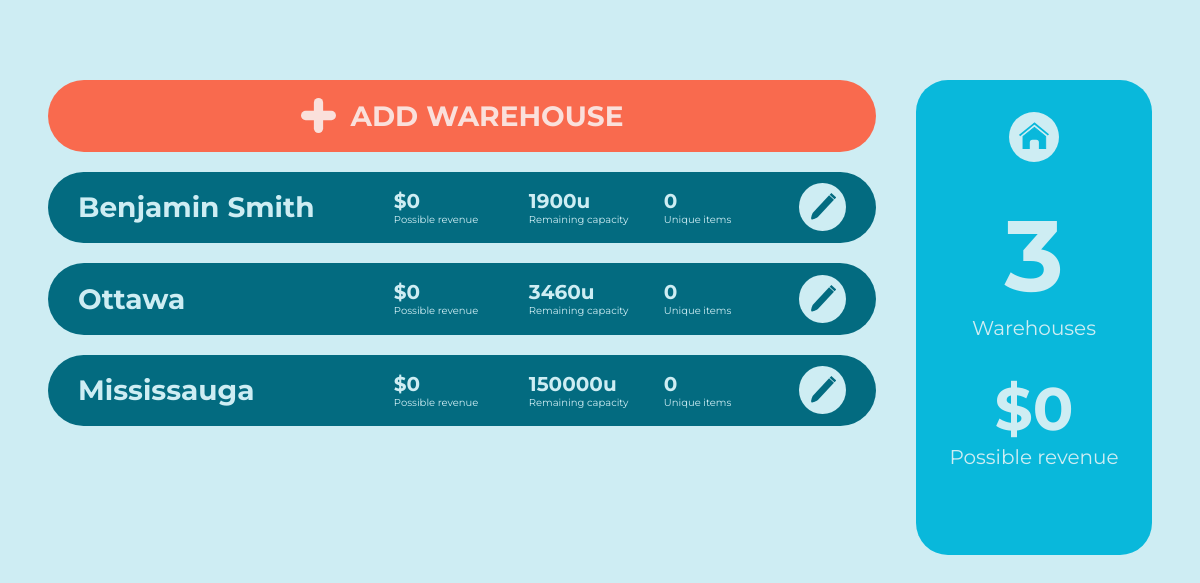
The page /warehouses on the database as committed earlier.
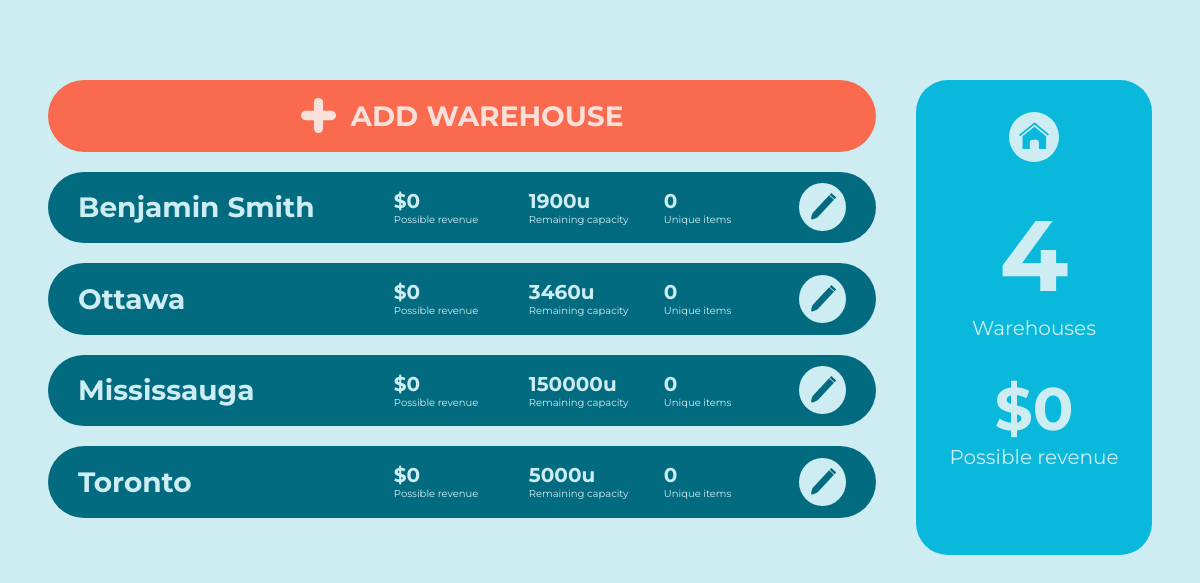
The same page on the database as committed later.
### wms/models.py (models this page shows, shortened)
class Warehouse(db.Model):
    _id = db.Column(db.Integer, primary_key=True)
    name = db.Column(db.String(14), unique=True, nullable=False)
    capacity = db.Column(db.Integer, nullable=False)
    items = db.relationship("Item", backref="home_warehouse", lazy=True)
    @hybrid_property
    def remaining_capacity(self):
        capacityUsed = 0
        for item in self.items:
            capacityUsed += item.quantity * ItemTemplate.query.filter_by(_id=item.item_template_id).size
        return self.capacity - capacityUsed
    @hybrid_property
    def possible_revenue(self):
        revenue = 0
        for item in self.items:
            item_temp = ItemTemplate.query.filter_by(_id=item.item_template_id)
            revenue += item.quantity * (item_temp.price - item_temp.cost)
        return revenue

### wms/routes.py (the view)
@app.route("/warehouses", methods=["GET", "POST"])
def warehouses():
    warehouseForm = WarehouseForm()
    warehouseList = Warehouse.query.all()
    possibleRevenue = 0
    for warehouse in warehouseList:
        possibleRevenue += warehouse.possible_revenue
    if warehouseForm.validate_on_submit():
        flash(f'Warehouse "{warehouseForm.name.data}" created.')
        db.session.add(Warehouse(name=warehouseForm.name.data,
                                 capacity=warehouseForm.capacity.data))
        db.session.commit()
        return redirect(url_for('warehouses'))
    return render_template('warehouses.html',
                           warehouseForm=warehouseForm,
                           warehouses=warehouseList,
                           possibleRevenue=possibleRevenue)

### wms/templates/warehouses.html (shortened to what this page needs)
<!DOCTYPE html>
{% extends "base.html" %}
{% block content %}
<link rel="stylesheet" href="static/warehouses.css">
<div class="content">
    <div class="list">
        <ul>
            <li>
                <button class="add-warehouse" id="add-warehouse">
                    <img src="static/+.svg" alt="+ button">
                    <h1>Add Warehouse</h1>
                </button>
            </li>
            {% for warehouse in warehouses %}
            <li class="warehouse-card">
                <ul>
                    <li class="name-li">
                       <h1>{{warehouse.name}}</h1>
                    </li>
                    <li>
                        <ul class="stats">
                            <li>
                                <h2>${{warehouse.possible_revenue}}</h2>
                                <p>Possible revenue</p>
                            </li>
                            <li>
                                <h2>{{warehouse.remaining_capacity}}u</h2>
                                <p>Remaining capacity</p>
                            </li>
                            <li>
                                <h2>{{warehouse.items|length}}</h2>
                                <p>Unique items</p>
                            </li>
                        </ul>
                    </li>
                    <li class="edit-li">
                        <a href="{{url_for('view_warehouse', warehouse_name=warehouse.name)}}">
                            <button class="edit-button">
                            </button>
                        </a>
                    </li>
                </ul>
            </li>
            {% endfor %}
        </ul>
    </div>
    <div class="warehouse-stats">
        <ul>
            <li>
                <a href="{{url_for('home')}}" class="home">
                </a>
            </li>
            <li>
                <h1>{{warehouses|length}}</h1>
                <p>Warehouses</p>
            </li>
            <li>
                <h2>
                    ${{possibleRevenue}}
                </h2>
                <p>Possible revenue</p>
            </li>
        </ul>
    </div>
</div>
{% endblock content %}

### wms/templates/base.html (shortened to what this page needs)
<!DOCTYPE html>
<html lang="en">
<head>
    <link rel="stylesheet" href="{{url_for('static', filename='main.css')}}">
</head>
<body>
    {% block content %}{% endblock content %}
</body>
</html>

### wms/static/main.css (style rules this page uses)
body, html { margin: 0; padding: 0; background-color: #CEEDF3; font-family: 'Montserrat', sans-serif; scroll-behavior: smooth; }
a, button { cursor: pointer; font-family: 'Montserrat', sans-serif; text-decoration: none; }
a:link, button:link { text-decoration: none !important; }
img { pointer-events: none; -moz-user-select: none; -ms-user-select: none; user-select: none; -webkit-user-select: none; }

### wms/static/warehouses.css (style rules this page uses)
li { list-style: none; }
body { margin: 5em 3em; }
.content { display: -webkit-box; display: -ms-flexbox; display: flex; }
.list { margin-right: 2.5em; min-width: 75%; height: 475px; overflow-y: scroll; }
.list ul { padding: 0; margin: 0; }
.warehouse-card { color: #CEEDF3; background-color: #036B80; display: -webkit-box; display: -ms-flexbox; display: flex; border-radius: 4em; -webkit-box-align: center; -ms-flex-align: center; align-items: center; padding: 0 30px; margin-bottom: 20px; }
.warehouse-card h1, .warehouse-card a { font-size: 28px; margin-right: 20px; color: #CEEDF3; }
.warehouse-card ul { display: -webkit-box; display: -ms-flexbox; display: flex; -webkit-box-align: center; -ms-flex-align: center; align-items: center; padding: 0; width: 100%; -webkit-box-pack: right; -ms-flex-pack: right; justify-content: right; }
.warehouse-card ul .name-li { margin-right: auto; }
.warehouse-card .stats li { width: 110px; margin-right: 25px; }
.warehouse-card .stats h2 { font-size: 20px; margin: 0; }
.warehouse-card .stats p { font-size: 10px; margin: 0; }
.warehouse-card .edit-li { display: -webkit-box; display: -ms-flexbox; display: flex; -webkit-box-pack: center; -ms-flex-pack: center; justify-content: center; -webkit-box-align: center; -ms-flex-align: center; align-items: center; }
.warehouse-card .edit-li a { margin: 0; }
.warehouse-card .edit-button { background-color: #CEEDF3; border-radius: 50%; border: none; display: -webkit-box; display: -ms-flexbox; display: flex; -ms-flex-line-pack: center; align-content: center; padding: 10px; }
.add-warehouse, .add-items { background-color: #F96A4E; color: #FAE0DB; text-transform: uppercase; font-weight: 800; display: -webkit-box; display: -ms-flexbox; display: flex; border: none; border-radius: 4em; width: 100%; -webkit-box-pack: center; -ms-flex-pack: center; justify-content: center; -webkit-box-align: center; -ms-flex-align: center; align-items: center; padding: 0; margin-bottom: 20px; }
.add-warehouse img, .add-items img { margin-right: 15px; width: 35px; height: 35px; }
.add-warehouse h1, .add-items h1 { font-size: 28px; }
.warehouse-stats { background-color: #09B8DB; color: #CEEDF3; border-radius: 2em; width: 100%; padding: 2em 1em; }
.warehouse-stats ul { padding: 0; margin: 0; }
.warehouse-stats ul li { display: block; text-align: center; margin-bottom: 2em; }
.warehouse-stats a { display: -webkit-box; display: -ms-flexbox; display: flex; width: 50px; height: 50px; background-color: #CEEDF3; border-radius: 50%; margin: 0 auto; -webkit-box-pack: center; -ms-flex-pack: center; justify-content: center; -webkit-box-align: center; -ms-flex-align: center; align-items: center; }
.warehouse-stats a svg { width: 30px; height: 30px; display: inline-block; }
.warehouse-stats h1 { font-size: 100px; margin: 0; }
.warehouse-stats h2 { font-size: 60px; margin: 0; }
.warehouse-stats p { margin: 0; font-size: 20px; }

Rows that differ between the two databases and show on the page:
added Warehouse: name "Toronto", possible_revenue "0", remaining_capacity "5000", items|length "0"
Other text that changed with them:
{{ warehouses|length }}: "3" → "4"
